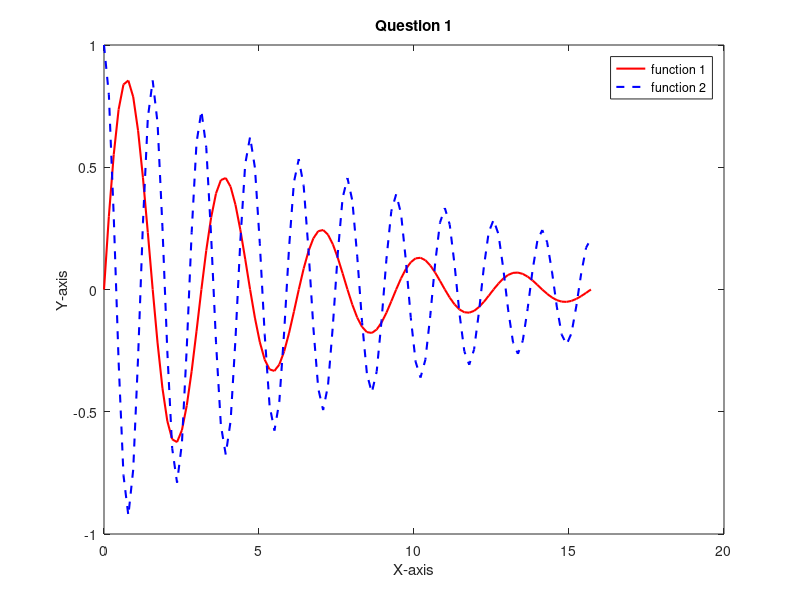

Recreate this plot in MATLAB. (Note: this script raises an error after producing the figure.)
x = 0:pi/20:5*pi;
y1 = exp(-0.2*x) .* sin(2*x);
y2 = exp(-0.1*x) .* cos(4*x);

figure;
f1 = plot(x, y1, '-r', 'LineWidth', 1.5); 
hold on;
f2 = plot(x, y2, '--b', 'LineWidth', 1.5);
xlabel('X-axis'); 
ylabel('Y-axis'); 
title('Question 1'); 
legend('function 1', 'function 2'); 
hold off;

f1.LineStyle = ":";
f2.LineStyle = "--";
